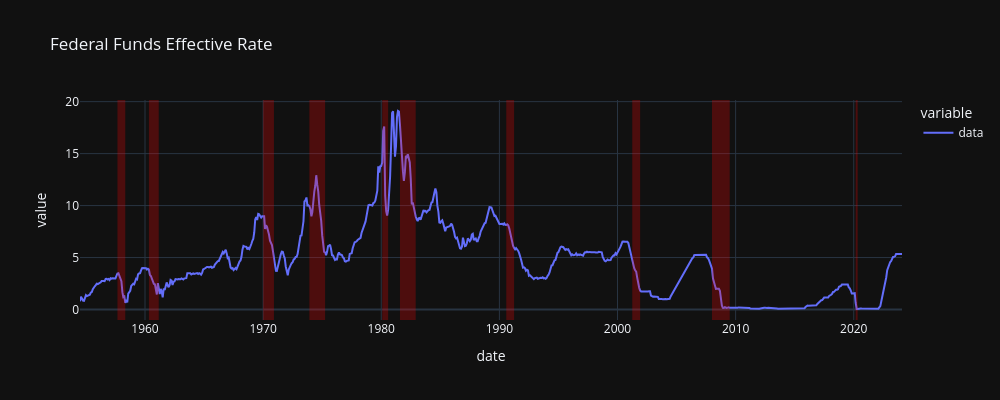

Write notebook code for a chart like this one.
### Code cell
# """Federal Funds Effective Rate (FEDFUNDS)"""
plot_data("FEDFUNDS", "Federal Funds Effective Rate", years=70)

### Figure 1 — Plotly figure (JSON) as saved in the notebook; plotly's stock layout.template omitted (floating-point values rounded to 4 significant figures; data arrays with more than 128 entries replaced by an {"elided": "..."} marker saying what was removed)
{"data": [{"hovertemplate": "variable=data<br>date=%{x|%B %d, %Y}<br>value=%{y}<extra></extra>", "legendgroup": "data", "line": {"color": "#636efa", "dash": "solid"}, "marker": {"symbol": "circle"}, "mode": "lines", "name": "data", "orientation": "v", "showlegend": true, "type": "scatter", "x": {"elided": "836 str values"}, "xaxis": "x", "y": {"elided": "836 float values"}, "yaxis": "y"}], "layout": {"height": 400, "legend": {"title": {"text": "variable"}, "tracegroupgap": 0}, "shapes": [{"fillcolor": "red", "line": {"width": 0}, "opacity": 0.25, "type": "rect", "x0": "1957-09-01", "x1": "1958-05-01", "xref": "x", "y0": 0, "y1": 1, "yref": "y domain"}, {"fillcolor": "red", "line": {"width": 0}, "opacity": 0.25, "type": "rect", "x0": "1960-05-01", "x1": "1961-03-01", "xref": "x", "y0": 0, "y1": 1, "yref": "y domain"}, {"fillcolor": "red", "line": {"width": 0}, "opacity": 0.25, "type": "rect", "x0": "1970-01-01", "x1": "1970-12-01", "xref": "x", "y0": 0, "y1": 1, "yref": "y domain"}, {"fillcolor": "red", "line": {"width": 0}, "opacity": 0.25, "type": "rect", "x0": "1973-12-01", "x1": "1975-04-01", "xref": "x", "y0": 0, "y1": 1, "yref": "y domain"}, {"fillcolor": "red", "line": {"width": 0}, "opacity": 0.25, "type": "rect", "x0": "1980-02-01", "x1": "1980-08-01", "xref": "x", "y0": 0, "y1": 1, "yref": "y domain"}, {"fillcolor": "red", "line": {"width": 0}, "opacity": 0.25, "type": "rect", "x0": "1981-08-01", "x1": "1982-12-01", "xref": "x", "y0": 0, "y1": 1, "yref": "y domain"}, {"fillcolor": "red", "line": {"width": 0}, "opacity": 0.25, "type": "rect", "x0": "1990-08-01", "x1": "1991-04-01", "xref": "x", "y0": 0, "y1": 1, "yref": "y domain"}, {"fillcolor": "red", "line": {"width": 0}, "opacity": 0.25, "type": "rect", "x0": "2001-04-01", "x1": "2001-12-01", "xref": "x", "y0": 0, "y1": 1, "yref": "y domain"}, {"fillcolor": "red", "line": {"width": 0}, "opacity": 0.25, "type": "rect", "x0": "2008-01-01", "x1": "2009-07-01", "xref": "x", "y0": 0, "y1": 1, "yref": "y domain"}, {"fillcolor": "red", "line": {"width": 0}, "opacity": 0.25, "type": "rect", "x0": "2020-03-01", "x1": "2020-05-01", "xref": "x", "y0": 0, "y1": 1, "yref": "y domain"}], "title": {"text": "Federal Funds Effective Rate"}, "width": 1000, "xaxis": {"anchor": "y", "domain": [0, 1], "title": {"text": "date"}}, "yaxis": {"anchor": "x", "domain": [0, 1], "title": {"text": "value"}}}}
